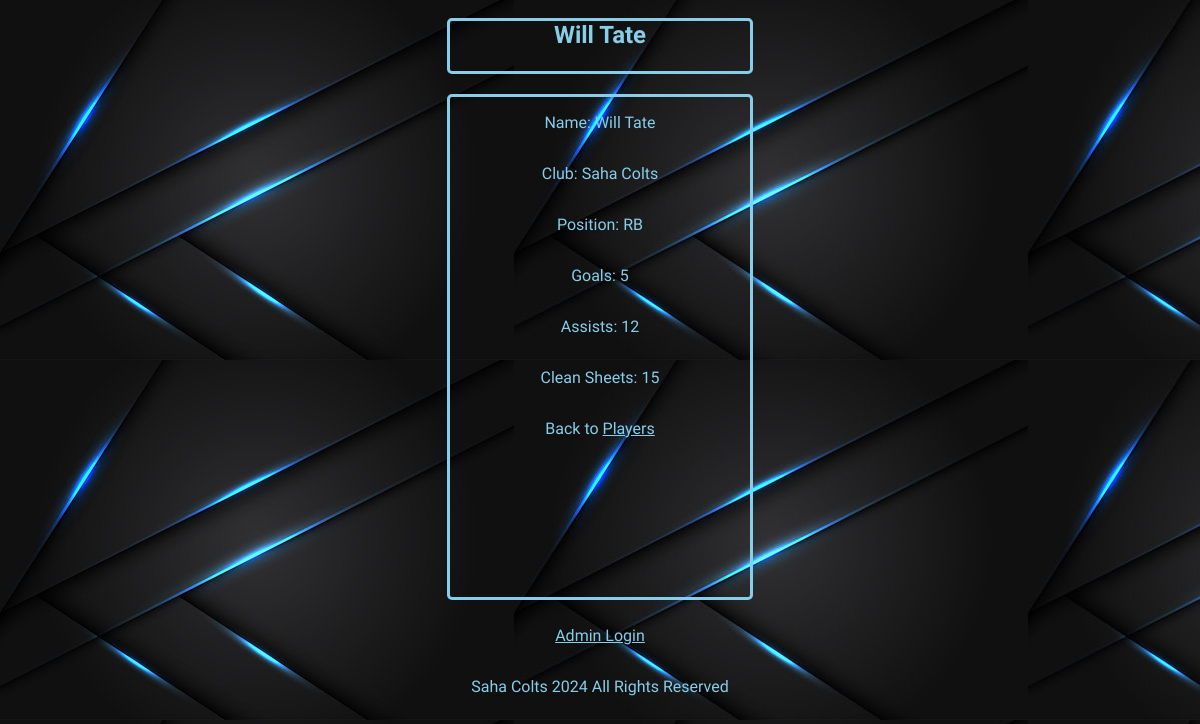
The page /players/details/1 on the database its author committed.
### players/models.py (models this page shows, shortened)
class Player(models.Model):
    firstName = models.CharField(max_length=100)
    lastName = models.CharField(max_length=100)
    team = models.CharField(max_length=100)
    position = models.CharField(max_length=100)
    goals = models.IntegerField(null=True)
    assists = models.IntegerField(null=True)
    cleanSheets = models.IntegerField(null=True)

### players/views.py (the view)
# urls.py: path('players/details/<int:id>', views.details, name='details'),
def details(request, id):
  myplayer = Player.objects.get(id=id)
  template = loader.get_template('details.html')
  context = {
    'myplayer': myplayer,
  }
  return HttpResponse(template.render(context, request))

### players/templates/details.html (shortened to what this page needs)
{% extends "master.html" %}
{% block content %}
<section id="playerdetails">
  <h1 id="playerdetailsheader">{{ myplayer.firstName }} {{ myplayer.lastName }}</h1>
  <div id="details">
  <p>Name: {{ myplayer.firstName }} {{myplayer.lastName}} </p>
  <p>Club: {{ myplayer.team }}</p>
  <p>Position: {{myplayer.position}}</p>
  <p>Goals: {{myplayer.goals}}</p>
  <p>Assists: {{myplayer.assists}}</p>
  <p>Clean Sheets: {{myplayer.cleanSheets}}
  <p>Back to <a class= "links" href="/players">Players</a></p>
  </div>
</section>
<footer>
  <p><a class="links" href="/admin">Admin Login</a></p>
  <p> Saha Colts 2024 All Rights Reserved </p>
</footer>
{% endblock %}

### productionfiles/global.css (style rules this page uses)
body { background-image: url("background.jpg"); font-family: "Oswald", sans-serif; height: 100vm; width:20vm; display:flex; flex-direction: column; }
footer { display: flex; flex-direction: column; align-items: center; color: skyblue; }
.links { color:skyblue }
.links:link { color: skyblue; }

### rows shown on the page
Player: firstName "Will", lastName "Tate", team "Saha Colts", position "RB", goals "5", assists "12", cleanSheets "15"
